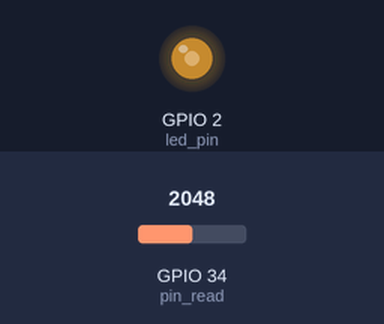
Simulated run of this program. Board: ESP32 board running MicroPython. On the bench: output pins drawn as LEDs (lit = HIGH). The inputs (shaded band) are chosen by the test bench; at power-on: GPIO 34 (pin_read) = 2048 (analog values on the 0–4095 scale). What the program prints to the serial console is not drawn.

Above: at 1.2 s.
1.3 s: GPIO 34 (pin_read) set to 2866
At 2.0 s:
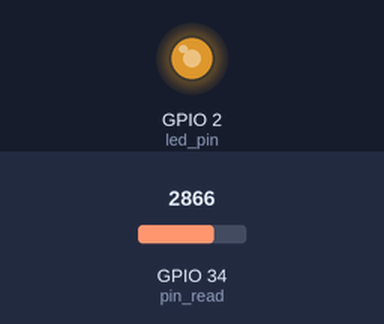
2.8 s: GPIO 34 (pin_read) set to 3603
At 3.4 s:
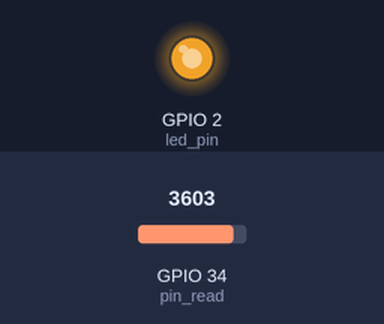
4.3 s: GPIO 34 (pin_read) set to 491
At 4.8 s:
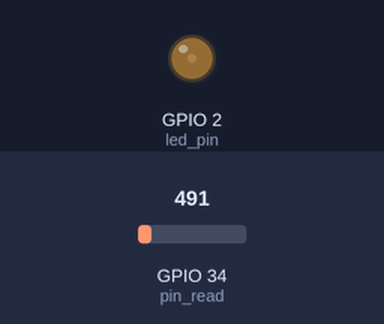
5.8 s: GPIO 34 (pin_read) set to 0
At 6.3 s:
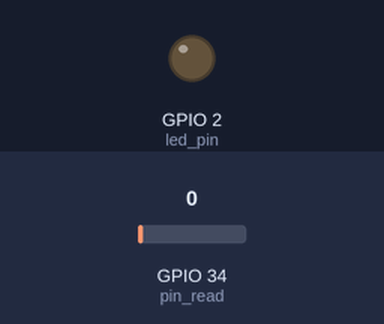
Timing chart, 0 to 8.3 s (numbered marks = the images above; inputs shaded):
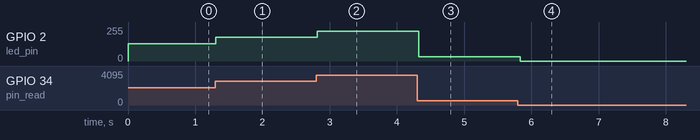

Measured:
- after the input at 1.3 s, GPIO 2 (led_pin): 128/255 → 178/255 at once
- after the input at 2.8 s, GPIO 2 (led_pin): 178/255 → 224/255 at once
- after the input at 4.3 s, GPIO 2 (led_pin): 224/255 → 31/255 at once
- after the input at 5.8 s, GPIO 2 (led_pin): 31/255 → 0/255 at once

The program:

adc_ctl_led_light.py
```python
'''
电位计采样，控制LED的亮度
'''
from machine import ADC,Pin,PWM
import utime

# 2号引脚作为led引脚
led_pin = Pin(2, Pin.OUT)
led_pwm = PWM(led_pin)
led_pwm.duty(0)
led_pwm.freq(1000)

# 设置D34号引脚作为ADC采样引脚
pin_read = Pin(34,Pin.IN)
# 声明ADC对象
adc = ADC(pin_read)
# 设置衰减比 满量程3.3v
adc.atten(ADC.ATTN_11DB)
# 设置数据宽度为10bit
adc.width(ADC.WIDTH_10BIT)

def mean_filter(adc, sample_times = 10):
    # 做一个简单的均值滤波
    value_sum = 0
    for i in range(sample_times):
        value_sum += adc.read()
    # 计算ADC采样的均值
    value_mean =  value_sum / sample_times
    return value_mean

last_value = 0
while True:
    try:
        value_mean = mean_filter(adc)
        # 判断是否发生了变化
        if abs(last_value-value_mean) > 2:
            # 打印日志
            print("电位计采样: %d"%value_mean)
            # 根据adc采样 设定LED的duty
            # ADC采样与PWM占空比的范围都设定的是0-1023
            led_pwm.duty(int(value_mean))
        # 更新last value
        last_value = value_mean
        # 延时100ms
        utime.sleep_ms(100)
    except:
        # 释放PWM资源
        led_pwm.deinit()
```
